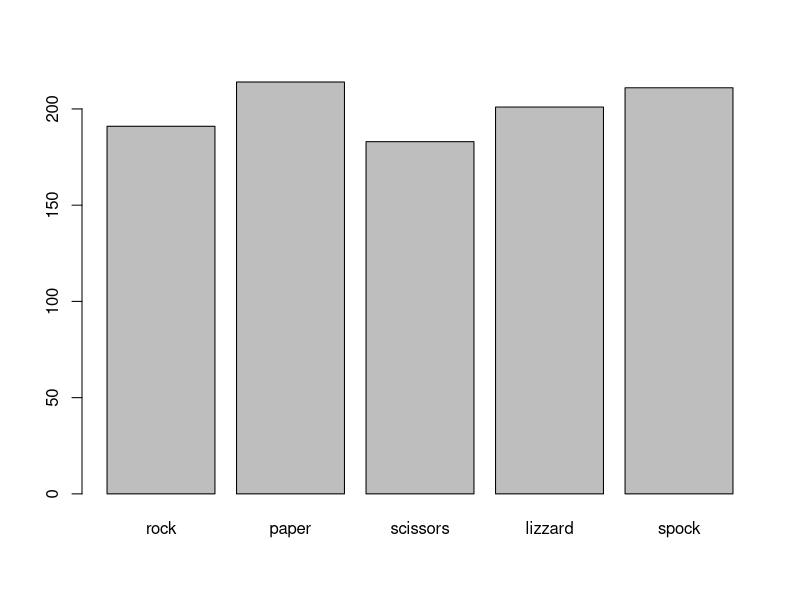

Reproduce this figure in R.
## ---- chunk 1
labels <- c("rock", "paper", "scissors", "lizzard", "spock")
ai <- sample(0:4, 1000, replace=TRUE) 
ai.f <- factor(ai, 0:4, labels=labels)
plot(ai.f)
